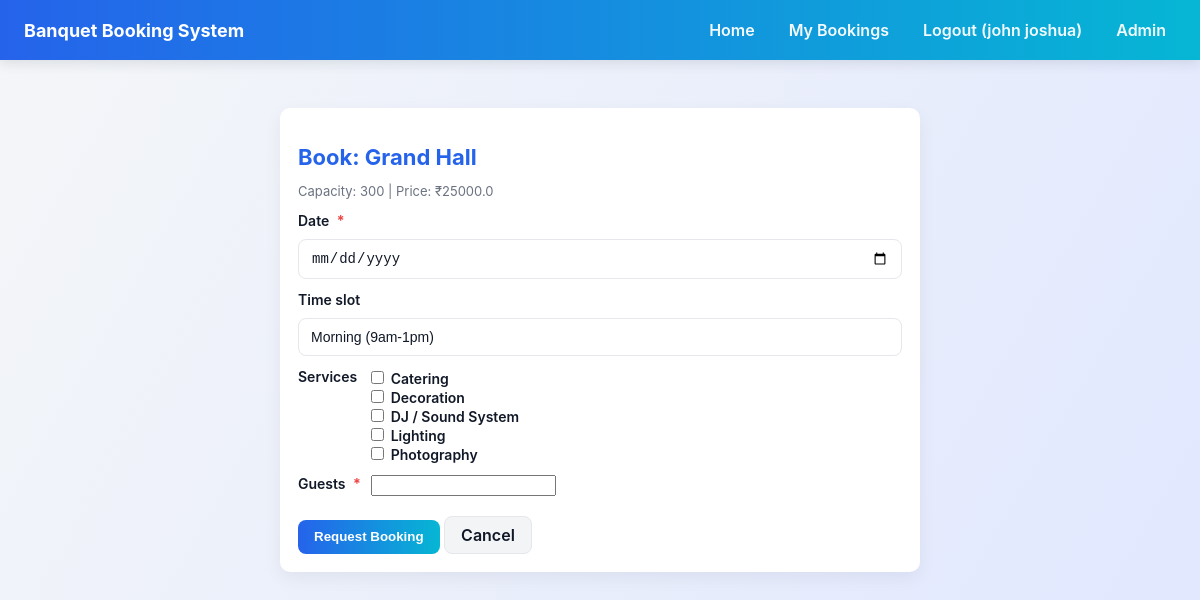
The page /book/1 (signed in) on the database its author committed.
### tables this page shows
CREATE TABLE halls (
        id INTEGER PRIMARY KEY AUTOINCREMENT,
        name TEXT NOT NULL,
        capacity INTEGER,
        price REAL,
        description TEXT
    , image_url TEXT);

### app.py (the view, shortened to what this page needs)
@app.route("/book/<int:hall_id>", methods=["GET", "POST"])
def book(hall_id):
    if not session.get("user_id"):
        flash("Please login to book a hall.", "warning")
        return redirect(url_for("login"))
    conn = get_db_connection()
    hall = conn.execute("SELECT * FROM halls WHERE id=?", (hall_id,)).fetchone()
    conn.close()
    if not hall:
        flash("Hall not found.", "danger")
        return redirect(url_for("home"))
    return render_template("book.html", hall=hall)

### app.py (called while the page is built)
def get_db_connection():
    conn = sqlite3.connect(DB)
    conn.row_factory = sqlite3.Row
    return conn

### templates/book.html (shortened to what this page needs)
{% extends "base.html" %}
{% block content %}
<div class="container">
  {% if not hall %}
    <div class="empty-state">Hall not found.</div>
  {% else %}
    <div class="card" style="max-width:640px;margin:auto;">
      <h2 class="h1">Book: {{ hall['name'] }}</h2>
      <p class="small">Capacity: {{ hall['capacity'] }} | Price: ₹{{ hall['price'] }}</p>
      <form method="POST">
  <div class="form-row">
    <label for="date">Date <span class="required">*</span></label>
    <input id="date" type="date" name="date" required>
  </div>
  <div class="form-row">
    <label for="time_slot">Time slot</label>
    <select id="time_slot" name="time_slot">
      <option>Morning (9am-1pm)</option>
    </select>
  </div>
  <div class="form-row">
    <label>Services</label>
    <div class="checkbox-group">
      <label><input type="checkbox" name="services" value="catering"> Catering</label>
      <label><input type="checkbox" name="services" value="decoration"> Decoration</label>
      <label><input type="checkbox" name="services" value="DJ"> DJ / Sound System</label>
      <label><input type="checkbox" name="services" value="lighting"> Lighting</label>
      <label><input type="checkbox" name="services" value="photography"> Photography</label>
    </div>
  </div>
  <div class="form-row">
    <label for="guests">Guests <span class="required">*</span></label>
    <input id="guests" type="number" name="guests" min="1" required>
  </div>
  <div class="mt-8">
    <button class="btn" type="submit">Request Booking</button>
    <a class="btn secondary" href="{{ url_for('home') }}">Cancel</a>
  </div>
</form>
    </div>
  {% endif %}
</div>
{% endblock %}

### static/base.css (style rules this page uses)
:root { --primary:#2b5876; --accent:#4e4376; --muted:#6b7280; --bg:#f4f6f8; --card:#ffffff; --success:#10b981; --danger:#ef4444; --glass: rgba(255,255,255,0.85); }
* { box-sizing:border-box }
html,body { height:100% }
body { margin:0; font-family: "Inter", "Poppins", Arial, sans-serif; background: linear-gradient(120deg, #f4f6f8 0%, #e0e7ff 100%); color:#111827; -webkit-font-smoothing:antialiased; -moz-osx-font-smoothing:grayscale; }
.container { max-width:1100px; margin:28px auto; padding:20px; }
.h1 { font-size:22px; color:var(--primary); margin-bottom:10px; }
.card { background:var(--card); border-radius:10px; padding:18px; box-shadow:0 6px 18px rgba(16,24,40,0.06); }
.small { font-size:13px;color:var(--muted) }
.mt-8 { margin-top:8px }

### static/forms.css (style rules this page uses)
:root { --primary:#2563eb; --accent:#06b6d4; --input-border:#e5e7eb; --muted:#6b7280; --radius:8px; --gap:12px; }
* { box-sizing:border-box }
form { display:flex; flex-direction:column; gap:var(--gap); }
label { font-weight:600; color:#111827; font-size:14px; display:block; }
.form-row { display:flex; gap:10px; flex-wrap:wrap; }
input[type="text"], input[type="email"], input[type="password"], input[type="date"], select, textarea { padding:10px 12px; border-radius:var(--radius); border:1px solid var(--input-border); background:#fff; font-size:14px; color:#111827; outline:none; transition:box-shadow .12s ease, border-color .12s ease, transform .06s ease; -webkit-appearance:none; appearance:none; width:100%; }
input::placeholder, textarea::placeholder { color:var(--muted); opacity:0.9; }
.btn { display:inline-block; padding:10px 16px; border-radius:var(--radius); background:linear-gradient(90deg,var(--primary),var(--accent)); color:white; border:none; cursor:pointer; font-weight:600; transition:transform .08s ease, box-shadow .12s ease, opacity .12s ease; text-decoration:none; line-height:1; }
.btn.secondary { background:#f3f4f6; color:#111827; border:1px solid #e6e7ea; }
label .required { color:#ef4444; margin-left:4px; font-weight:700 }

### rows shown on the page
halls: name "Grand Hall", capacity "300", price "25000.0"

### other values the page prints
{{ session.get('user_name') }} "john joshua"
